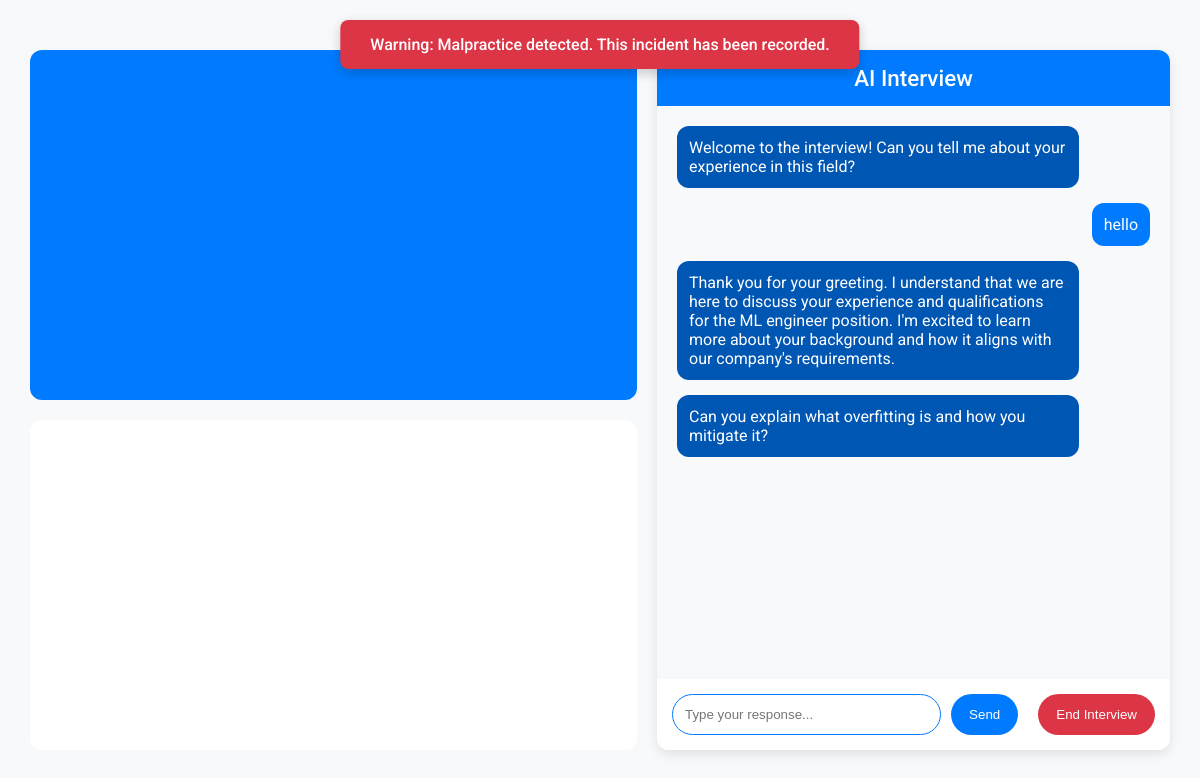
Page /org/chat-2/ (signed in) on the committed database.
### organization/models.py (models this page shows, shortened)
class Customquestions(models.Model):
    convo = models.ForeignKey(Customconversation, on_delete=models.CASCADE, db_index=True, default=1)
    user = models.CharField(max_length=100, default="user")
    question = models.TextField(default="Default question text")
    created_at = models.DateTimeField(auto_now_add=True)

### organization/views.py (the view, shortened to what this page needs)
# urls.py: path('chat-<str:convoid>/', views.compchat, name='compchat'),
@login_required
@csrf_exempt
def compchat(request, convoid):
    convo = get_object_or_404(Customconversation, id=convoid)
    questions_list = Customquestions.objects.filter(convo=convo)
    if not questions_list.exists():
        first_question = "Welcome to the interview! Can you tell me about your experience in this field?"
        Customquestions.objects.create(convo=convo, question=first_question, user='ai')
        questions_list = Customquestions.objects.filter(convo=convo)
    is_cheated = convo.Application.isCheated
    return render(request, 'organization/i.html', {
        'convo': convo,
        'questions': questions_list,
        'applicationId': convo.Application.id,
        'is_cheated': is_cheated,
    })

### organization/templates/organization/i.html (shortened to what this page needs)
{% load static %}
<!DOCTYPE html>
<html lang="en">
<head>
</head>
<body>
<div class="malpractice-warning" id="malpractice-warning">
    Warning: Malpractice detected. This incident has been recorded.
</div>
<div class="main-container">
    <div class="video-container">
        <video id="videoElement" autoplay playsinline></video>
        <div class="spline-viewer-container">
        </div>
    </div>
    <div class="chat-container">
        <div class="chat-header">AI Interview</div>
        <div class="chat-messages" id="chat-messages">
            {% for question in questions %}
                <div class="message {{ question.user }}">
                    <div class="content">{{ question.question }}</div>
                </div>
            {% endfor %}
        </div>
        <div class="chat-footer">
            <input id="response-input" type="text" placeholder="Type your response...">
            <button class="send-button" id="send-button">Send</button>
            <button class="end-interview-button" id="end-interview-button">End Interview</button>
        </div>
    </div>
</div>
</body>
</html>

### organization/templates/organization/i.html (style rules this page uses)
body { font-family: 'Roboto', sans-serif; background-color: #F8F9FA; color: #000; margin: 0; padding: 0; display: flex; justify-content: center; align-items: center; height: 100vh; }
.main-container { width: 95%; max-width: 1400px; display: flex; gap: 20px; align-items: stretch; }
.video-container { flex: 1; display: flex; flex-direction: column; gap: 20px; }
#videoElement { width: 100%; height: 350px; background-color: #007BFF; border-radius: 12px; }
.spline-viewer-container { flex: 1; height: 300px; background-color: white; border-radius: 12px; overflow: hidden; }
.chat-container { flex: 1; max-width: 45%; background-color: #FFFFFF; box-shadow: 0 4px 12px rgba(0, 0, 0, 0.1); border-radius: 12px; overflow: hidden; display: flex; flex-direction: column; height: 700px; }
.chat-header { padding: 15px; background-color: #007BFF; color: white; text-align: center; font-size: 1.4em; font-weight: 500; }
.chat-messages { padding: 20px; max-height: 550px; overflow-y: auto; flex: 1; background-color: #F8F9FA; }
.message { margin-bottom: 15px; display: flex; flex-direction: column; }
.message.user .content { background-color: #007BFF; color: white; border-radius: 12px; padding: 12px; align-self: flex-end; max-width: 80%; }
.message.ai .content { background-color: #0056b3; color: white; border-radius: 12px; padding: 12px; align-self: flex-start; max-width: 80%; }
.chat-footer { padding: 15px; display: flex; gap: 10px; background-color: white; }
#response-input { flex: 1; padding: 12px; border-radius: 24px; border: 1px solid #007BFF; outline: none; }
.send-button { padding: 12px 18px; background-color: #007BFF; color: white; border: none; border-radius: 24px; cursor: pointer; }
.malpractice-warning { position: fixed; top: 20px; left: 50%; transform: translateX(-50%); background-color: #dc3545; color: white; padding: 15px 30px; border-radius: 8px; box-shadow: 0 4px 12px rgba(0, 0, 0, 0.2); z-index: 1000; font-weight: 500; text-align: center; display: none; animation: fadeIn 0.3s ease-in; }
.end-interview-button { padding: 12px 18px; background-color: #dc3545; color: white; border: none; border-radius: 24px; cursor: pointer; margin-left: 10px; }

### rows in the picture
Customquestions: question "Welcome to the interview! Can you tell me about your experience in this field?"
Customquestions: question "hello"
Customquestions: question "Thank you for your greeting. I understand that we are here to discuss your experience and qualifications for the ML engineer position. I'm excited to learn more about your background and how it aligns with our company's requirements."
Customquestions: question "Can you explain what overfitting is and how you mitigate it?"
